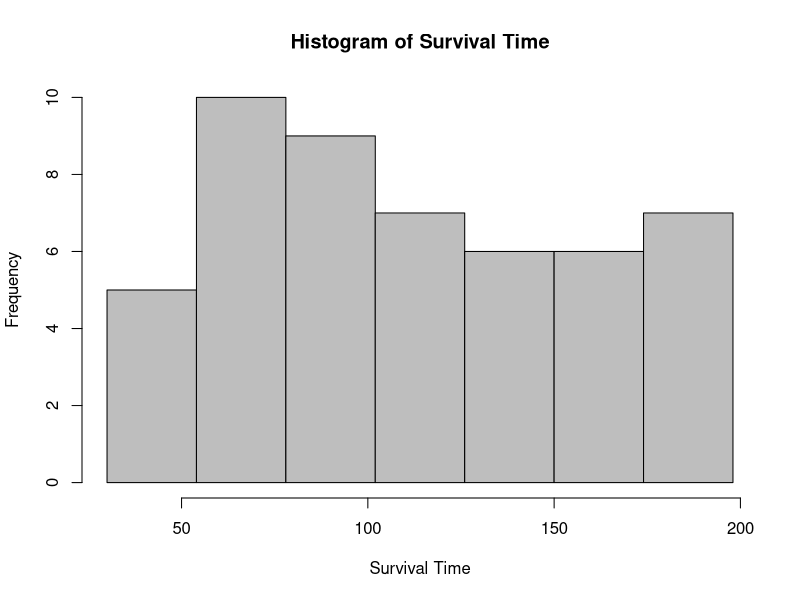
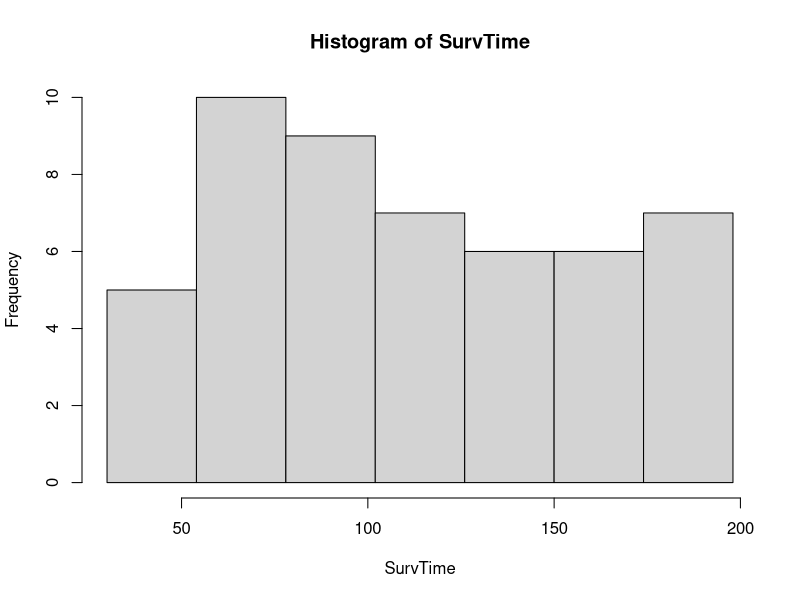
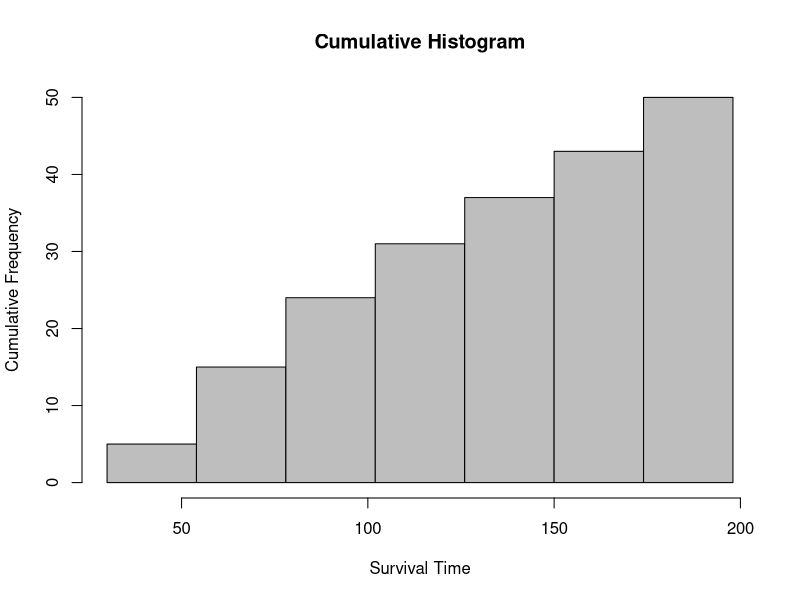

Here is the R script that generated these plots, in order:
SurvTime = c(60,100,130,100,115,30,60,145,75,80,89,57,64,92,87,110,
             180,195,175,179,159,155, 146,157,167,174,87,67,73,109,123,135,129,
             141,154,166,179,37,49,68,74,89,87,109,119,125,56,39,49,190)
#To plot the histogram
hist(SurvTime, breaks=seq(30,198, by=24), main="Histogram of Survival Time",
     xlab="Survival Time", ylab="Frequency", col="grey", right = FALSE)
#To obtain the cumulative histogram, we replace cell
#frequencies by their cumulative frequencies
h = hist(SurvTime, breaks=seq(30,198, by=24), right = FALSE)
h$counts = cumsum(h$counts)
h$density
h$mids
#To plot the cumulative histogram
plot(h, main="Cumulative Histogram", xlab="Survival Time",
     ylab="Cumulative Frequency", col="grey")
